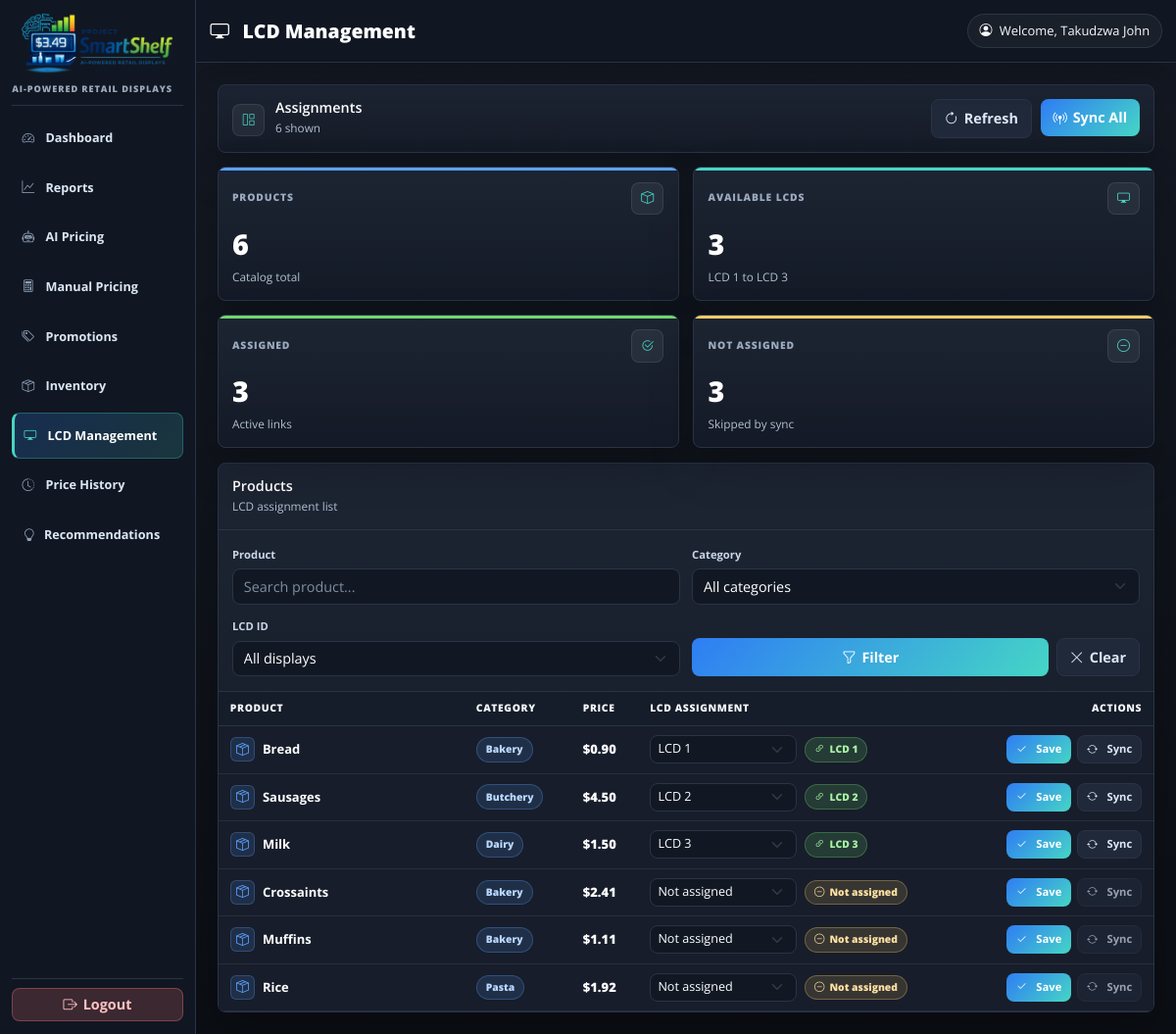
The page /ProjectSmartShelf/lcd-management/ (signed in) on the database as committed earlier.
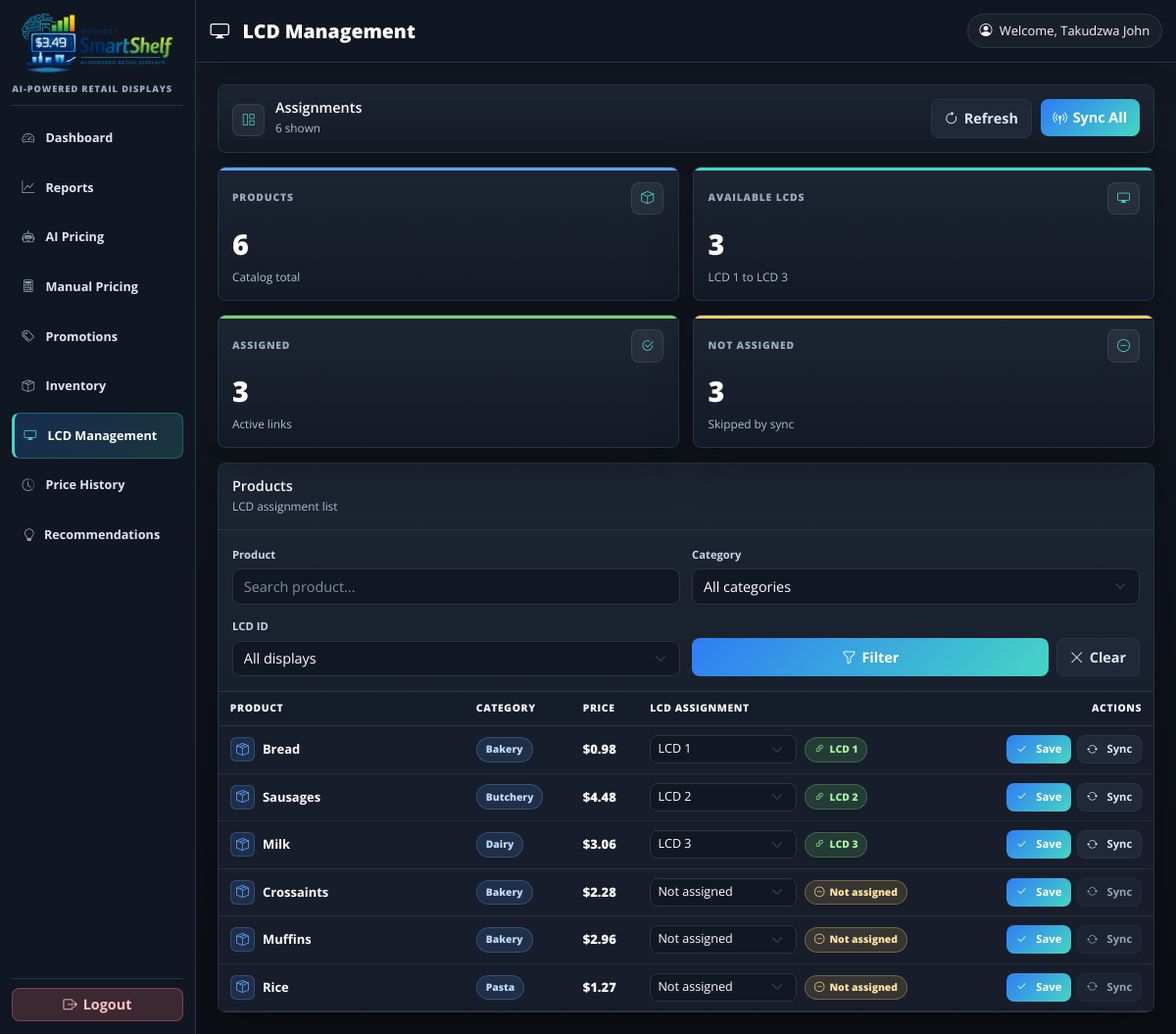
The same page on the database as committed later.
### checkout/models.py (models this page shows, shortened)
class Product(models.Model):
    name = models.CharField(max_length=200)
    category = models.CharField(max_length=100)
    price = models.DecimalField(max_digits=10, decimal_places=2)
    expiry_date=models.DateField(null=True, blank=True)
    inventory_level = models.IntegerField(default=0, help_text='Current stock count')
    lcd_id = models.IntegerField(default=1, help_text="1, 2, or 3 for the shelf display")
    class Meta:
        ordering = ['name']

### ProjectSmartShelf/views.py (the view, shortened to what this page needs)
# urls.py: path("lcd-management/", views.lcd_management_view, name="lcd_management"),
@staff_member_required(login_url='staff_login')
def lcd_management_view(request):
    process_promotions_for_request(request)
    products = Product.objects.all()
    search_query = request.GET.get('search', '')
    category_filter = request.GET.get('category', '')
    lcd_filter = request.GET.get('lcd_id', '')
    if search_query:
        products = products.filter(name__icontains=search_query)
    if category_filter:
        products = products.filter(category=category_filter)
    categories = Product.objects.values_list('category', flat=True).distinct().order_by('category')
    occupied_lcd_ids = set(
        Product.objects.filter(lcd_id__in=AVAILABLE_LCD_IDS)
        .values_list('lcd_id', flat=True)
    )
    products = list(products)
    products.sort(
        key=lambda product: (
            0 if product.lcd_id in AVAILABLE_LCD_IDS else 1,
            product.lcd_id if product.lcd_id in AVAILABLE_LCD_IDS else len(AVAILABLE_LCD_IDS) + 1,
            product.name.lower(),
        )
    )
    for product in products:
        product.is_lcd_assigned = product.lcd_id in AVAILABLE_LCD_IDS
        product.active_promotion = None
        other_occupied_lcd_ids = occupied_lcd_ids.copy()
        if product.is_lcd_assigned:
            other_occupied_lcd_ids.discard(product.lcd_id)
        product.assignment_lcd_ids = [
            lcd_id for lcd_id in AVAILABLE_LCD_IDS
            if lcd_id not in other_occupied_lcd_ids
        ]
    active_promotions = get_active_promotions_by_product_id([product.id for product in products])
    for product in products:
        product.active_promotion = active_promotions.get(product.id)
    assigned_products = Product.objects.filter(lcd_id__in=AVAILABLE_LCD_IDS).count()
    unassigned_products = Product.objects.exclude(lcd_id__in=AVAILABLE_LCD_IDS).count()
    context = {
        'products': products,
        'search_query': search_query,
        'category_filter': category_filter,
        'lcd_filter': lcd_filter,
        'categories': categories,
        'available_lcd_ids': AVAILABLE_LCD_IDS,
        'total_products': Product.objects.count(),
        'available_display_count': len(AVAILABLE_LCD_IDS),
        'assigned_products': assigned_products,
        'unassigned_products': unassigned_products,
        'active_promotion_count': len(active_promotions),
    }
    return render(request, 'lcd_management.html', context)

### ProjectSmartShelf/context_processors.py (called while the page is built)
def simulated_date(request):
    active_date = getattr(request, 'simulated_date', None)
    context = {
        'simulated_date': active_date,
        'recommendations_count': 0,
    }
    cached_count = getattr(request, '_recommendations_count', None)
    if cached_count is not None:
        context['recommendations_count'] = cached_count
        return context
    user = getattr(request, 'user', None)
    if not (user and user.is_authenticated and user.is_staff):
        return context
    try:
        from .recommendations import recommendation_count
        context['recommendations_count'] = recommendation_count(active_date or timezone.localdate())
    except Exception:
        context['recommendations_count'] = 0
    return context

### ProjectSmartShelf/ml_models/utils.py (called while the page is built, shortened)
def predict_prices_batch(base_date=None):
    model = ProjectsmartshelfConfig.model
    if not model:
        return []

### ProjectSmartShelf/recommendations.py (called while the page is built, shortened)
def build_recommendations(base_date):
    raw_results = predict_prices_batch(base_date=base_date)
    recommendations = []
    urgency_order = {'high': 0, 'medium': 1, 'low': 2}
    recommendations.sort(key=lambda x: urgency_order.get(x['urgency'], 3))
    return recommendations

### ProjectSmartShelf/templates/lcd_management.html (shortened to what the changed rows need)
{% extends "base.html" %}
{% load static %}
{% block page_title %}<i class="bi bi-display me-2"></i>LCD Management{% endblock %}
{% block content %}
<div class="lcd-page">
    <div class="lcd-command-bar">
        <div class="lcd-command-title">
            <div>
                <h2>Assignments</h2>
            </div>
        </div>
    </div>
    <div class="lcd-panel">
        <div class="lcd-table-wrap">
            <table class="table lcd-table align-middle">
                <thead>
                    <tr>
                        <th>Product</th>
                        <th>Category</th>
                        <th>Price</th>
                        <th>LCD Assignment</th>
                        <th class="text-end">Actions</th>
                    </tr>
                </thead>
                <tbody>
                    {% for product in products %}
                    <tr class="{% if not product.is_lcd_assigned %}unassigned-row{% endif %}">
                        <td>
                            <div class="product-cell">
                                <span class="product-cell-icon"><i class="bi bi-box-seam"></i></span>
                                <span class="product-name">{{ product.name }}</span>
                            </div>
                        </td>
                        <td><span class="category-chip">{{ product.category }}</span></td>
                        <td>
                            <span class="price-value">${{ product.price|floatformat:2 }}</span>
                        </td>
                        <td>
                            <div class="assignment-control">
                                <select name="lcd_id" class="form-select form-select-sm" form="lcd-row-{{ product.id }}">
                                    <option value="0" {% if not product.is_lcd_assigned %}selected{% endif %}>Not assigned</option>
                                    {% for display_id in product.assignment_lcd_ids %}
                                        <option value="{{ display_id }}" {% if product.lcd_id == display_id %}selected{% endif %}>LCD {{ display_id }}</option>
                                    {% endfor %}
                                </select>
                                {% if product.is_lcd_assigned %}
                                    <span class="assignment-badge assigned"><i class="bi bi-link-45deg"></i>LCD {{ product.lcd_id }}</span>
                                {% else %}
                                    <span class="assignment-badge unassigned"><i class="bi bi-dash-circle"></i>Not assigned</span>
                                {% endif %}
                            </div>
                        </td>
                        <td class="text-end">
                            <form id="lcd-row-{{ product.id }}" method="post" class="row-actions">
                                <button type="submit" name="action" value="update_assignment" class="btn btn-primary btn-sm">
                                    <i class="bi bi-check2 me-1"></i>Save
                                </button>
                                <button type="submit" name="action" value="sync_product" class="btn btn-outline-primary btn-sm" {% if not product.is_lcd_assigned %}disabled{% endif %}>
                                    <i class="bi bi-arrow-repeat me-1"></i>Sync
                                </button>
                            </form>
                        </td>
                    </tr>
                    {% empty %}
                    <tr>
                        <td colspan="5" class="empty-row py-4">No products found.</td>
                    </tr>
                    {% endfor %}
                </tbody>
            </table>
        </div>
    </div>
</div>
{% endblock %}

Rows that differ between the two databases and show on the page:
changed Product "Bread": price "0.90" → "0.98"
changed Product "Sausages": price "4.50" → "4.48"
changed Product "Milk": price "1.50" → "3.06"
changed Product "Crossaints": price "2.41" → "2.28"
changed Product "Muffins": price "1.11" → "2.96"
changed Product "Rice": price "1.92" → "1.27"
